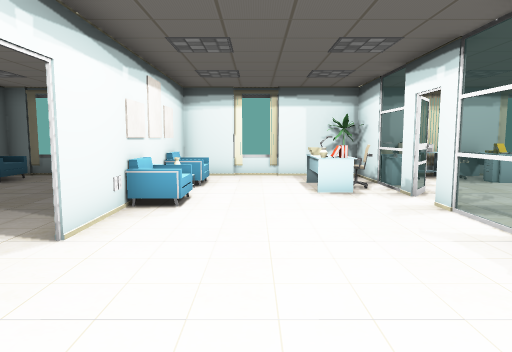
View 1 (above)

24 first-person views from a walk through a scene from a Unity 3-D project. The camera is 1.3 m above the floor, tilts 6° down and sees 70° across. The floor is counted in squares, 1 m on a side. Each view is taken from the middle of a square. On the plan, view 1 faces up. The plan holds only what a view shows up to about 15 squares ahead; the rest is blank. The place goes on beyond the plan. The player character is not drawn. Some animated figures are not drawn. Door leaves are left out, so doorways stand open. Some surface patterns are stand-ins.

View 2
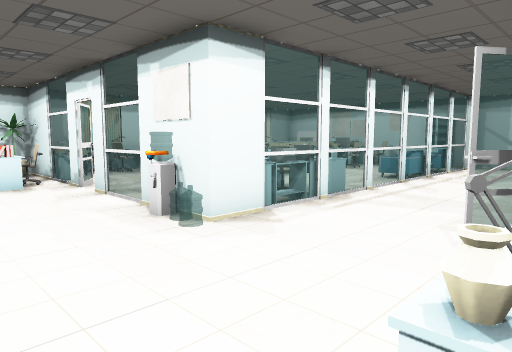

View 3
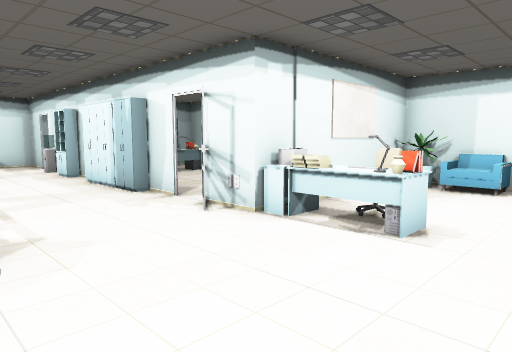

View 4
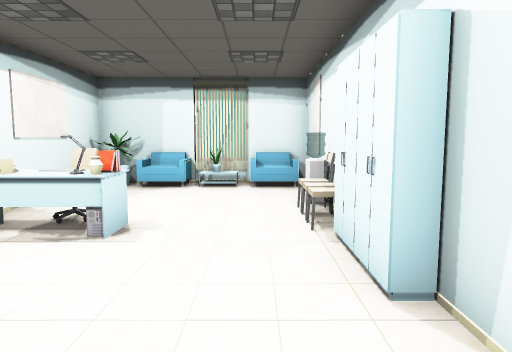

View 5
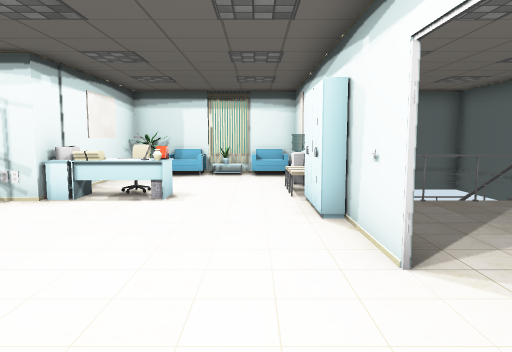

View 6
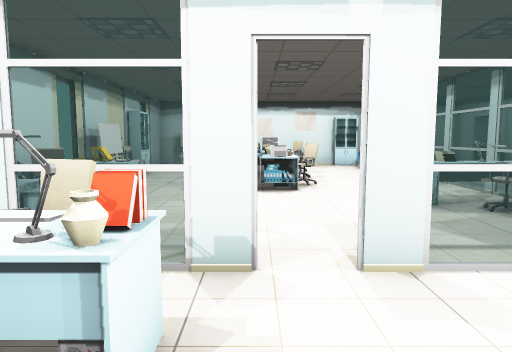

View 7
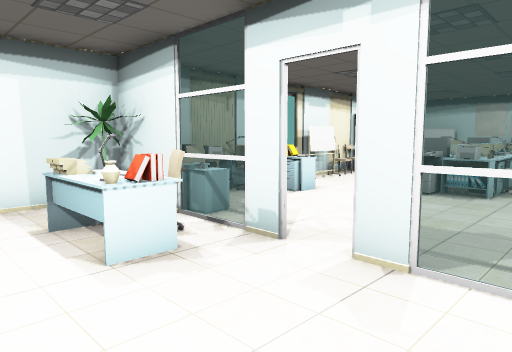

View 8
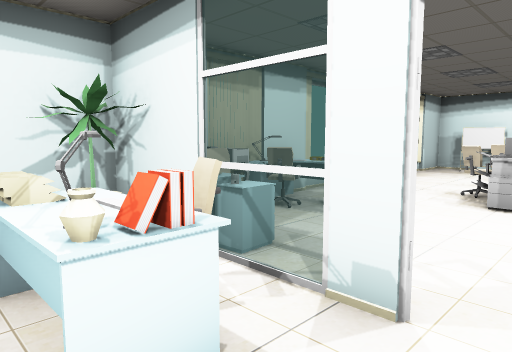

View 9
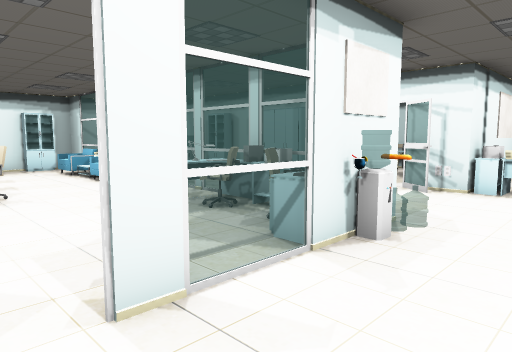

View 10
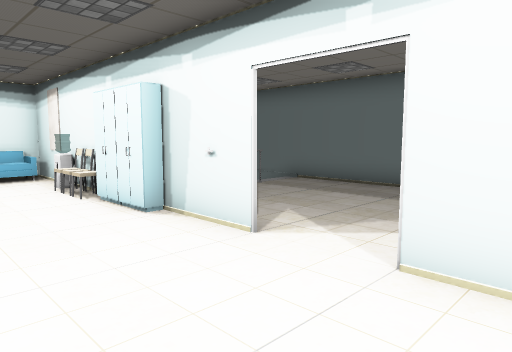

View 11
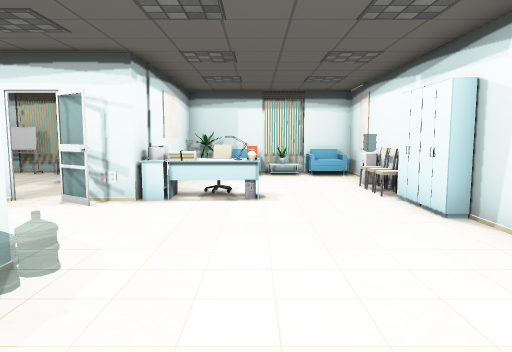

View 12
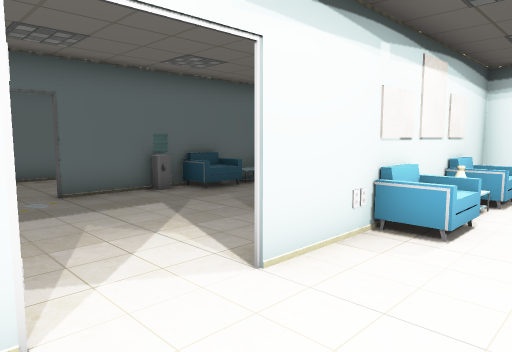

View 13
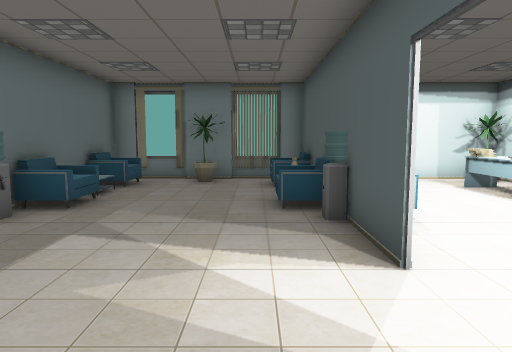

View 14
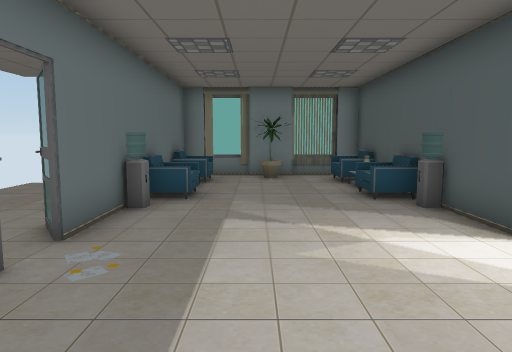

View 15
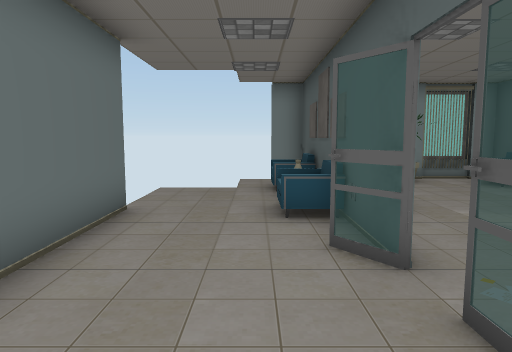

View 16
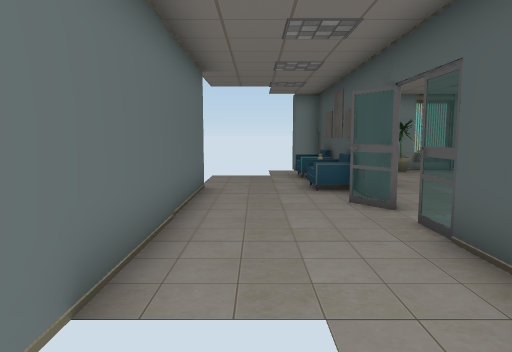

View 17
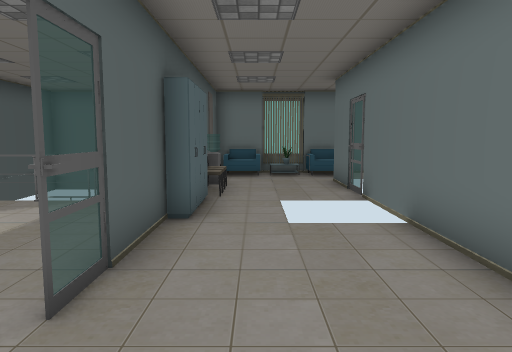

View 18
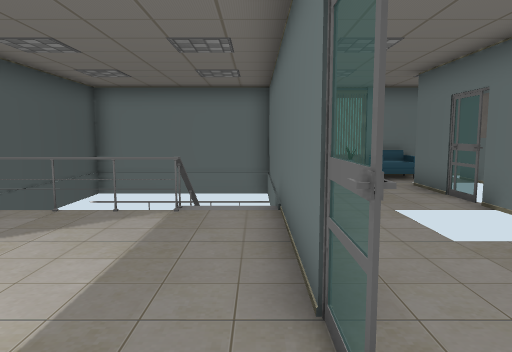

View 19
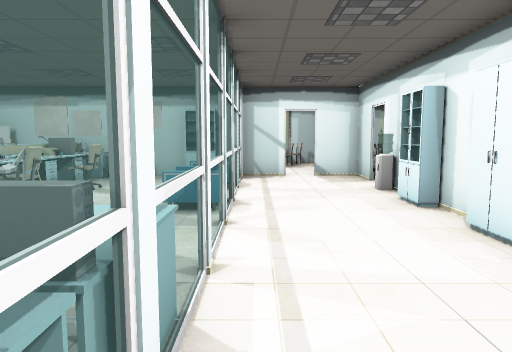

View 20
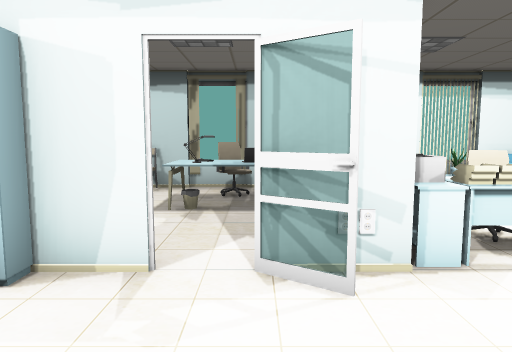

View 21
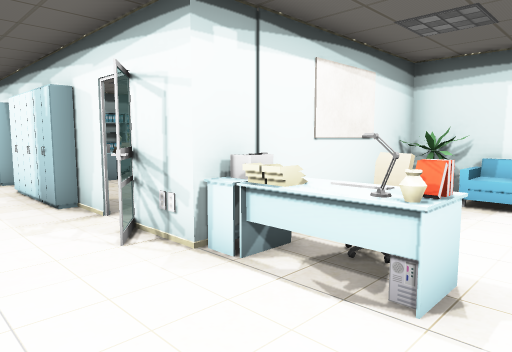

View 22
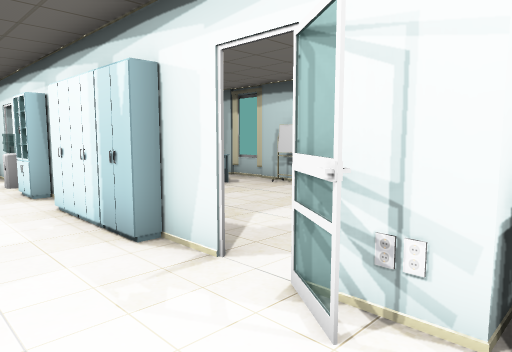

View 23
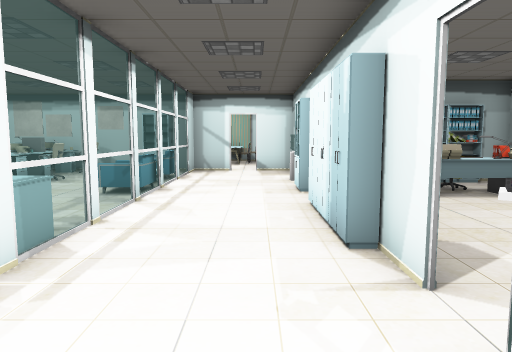

View 24
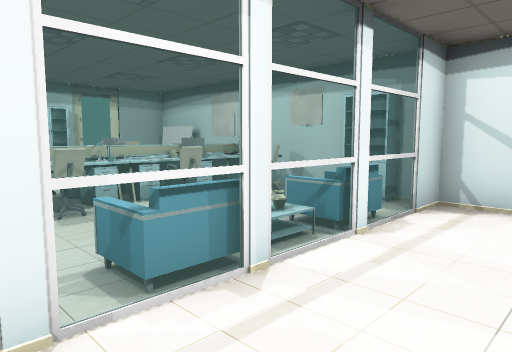

### Floor plan
Key: @ floor where view 1 was taken; # wall or solid block; . floor; / step, stairs or slope; D open door; = window, fence, low wall or low ledge; ^ raised ledge; v drop or lower ground; T thing the floor can be seen under or through; O other object.
Columns run from 15 left of view 1 to 19 right of it. Each row starts with its distance up from view 1.
 13       ###########################
 12      .##.O..#....O.O#OOO#OO#O#. #
 11      .OO....OO.....OOOOO........O
 10    ...OO....#O...OOO..O......O.O#
  9    ...#.....#O..OOOO....O OOOOO O
  8    ...#O....O#.....O....OOO OOOOO#
  7    #..OO....OO....##....OOOOOO#O #
  6    #..#.....#.....==.....O.O.OOOO#
  5    #..O.....#.....== .^ ........
  4    #........DD....OOOO#O........#
  3    #..O.....DD....O OOOO===O=O==#
  2    #..O.....#....................#
  1    #..#.....##...................O.
  0    # .#..... #.@................##.
 -1   O# .#..= ###.... OOT#####=#O.##=
 -2   OO..#/=##  #..OOOOTTT   ####O#
 -3    O..#/ #    ...O##......O
 -4    O.O#/=   #OO...#OOO....OO
 -5 ## O..#     #......OOOO...OOO#
 -6 #.....#     #.....  OOO...#O #
 -7  .=vOO########vOO#O#OO OOO#  #
 -8 ########    ##################

Positions as (right, up) in squares from view 1, and headings:
1: (0, 0), facing up
2: (0, -2), facing up-right
3: (-1, 3), facing down-right
4: (-1, 3), facing down
5: (-1, 6), facing down
6: (0, 8), facing right
7: (0, 5), facing up-right
8: (1, 7), facing up-right
9: (1, 8), facing down-right
10: (1, 6), facing down-left
11: (1, 6), facing down
12: (0, 2), facing up-left
13: (-4, 1), facing up
14: (-6, 0), facing up
15: (-10, 1), facing up
16: (-11, -2), facing up
17: (-10, 6), facing down
18: (-8, 5), facing down
19: (5, 2), facing right
20: (5, 2), facing down
21: (0, 1), facing down-right
22: (3, 1), facing down-right
23: (3, 0), facing right
24: (10, 0), facing up-right
